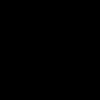
Frame 1 (no input)
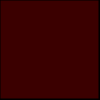
Frame 60 (no input)
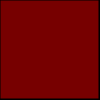
Frame 120 (the mouse pressed at the canvas centre since frame 60)

The p5.js sketch that drew these frames (run headless with seeded random() and noise() and a simulated clock; from frame 60 on, the mouse is pressed at the canvas centre):

// p5.js sketch
// ── sketch.js
// the goal of this prototype is to have a box
// iterate over 256**3 colors
// this is just a toy for a future project
"use strict";

var colorValueIncrease = 1
var density = 10
var fillColor
var rect1

function setup() {
  pixelDensity(density)
  createCanvas(100, 100);
  background(0);
  //noStroke();
  //noLoop();
  frameRate(200000)
  fillColor = color(0, 0, 0, 255)
  rect1 = new colorRectangle(fillColor, 0, 0, 99, 99, colorValueIncrease)
}

function draw() {
  fill(rect1.currentColor)
  rect1.increaseFillColor()
  rect(rect1.xCoord, rect1.yCoord, rect1.rectWidth, rect1.rectHeight)
}

class colorRectangle {
  // Class for storing rectangle data.
  // args:
  //    baseColor: the initial color for the rectangle.
  //    xCoord: the x coordinate of the rectangles top left corner.
  //    yCoord: the y coordinate of the rectangles top left corner.
  //    rectWidth:  the width of the rectangle.
  //    rectHeight: the height of the rectangle.
  //    colorValueIncrease: the amount to increase the color values by.
  constructor(baseColor, xCoord, yCoord, rectWidth, rectHeight, colorValueIncrease) {
    this.currentColor = baseColor;
    this.xCoord = xCoord;
    this.yCoord = yCoord;
    this.rectWidth = rectWidth;
    this.rectHeight = rectHeight;
    this.colorValueIncrease = colorValueIncrease
  }

  increaseFillColor(increase, fillColor) {
    // increase the first color channel by one.  If that channel
    // is now >= 255 then increment the next color channel.  Repeat for second
    // and third channel.
    this.currentColor.levels[0] += this.colorValueIncrease

    if (this.currentColor.levels[0] > 255) {
      this.currentColor.levels[0] = 0
      this.currentColor.levels[1] += this.colorValueIncrease
    }
    if (this.currentColor.levels[1] > 255) {
      this.currentColor.levels[1] = 0
      this.currentColor.levels[2] += this.colorValueIncrease
  }
}

}
